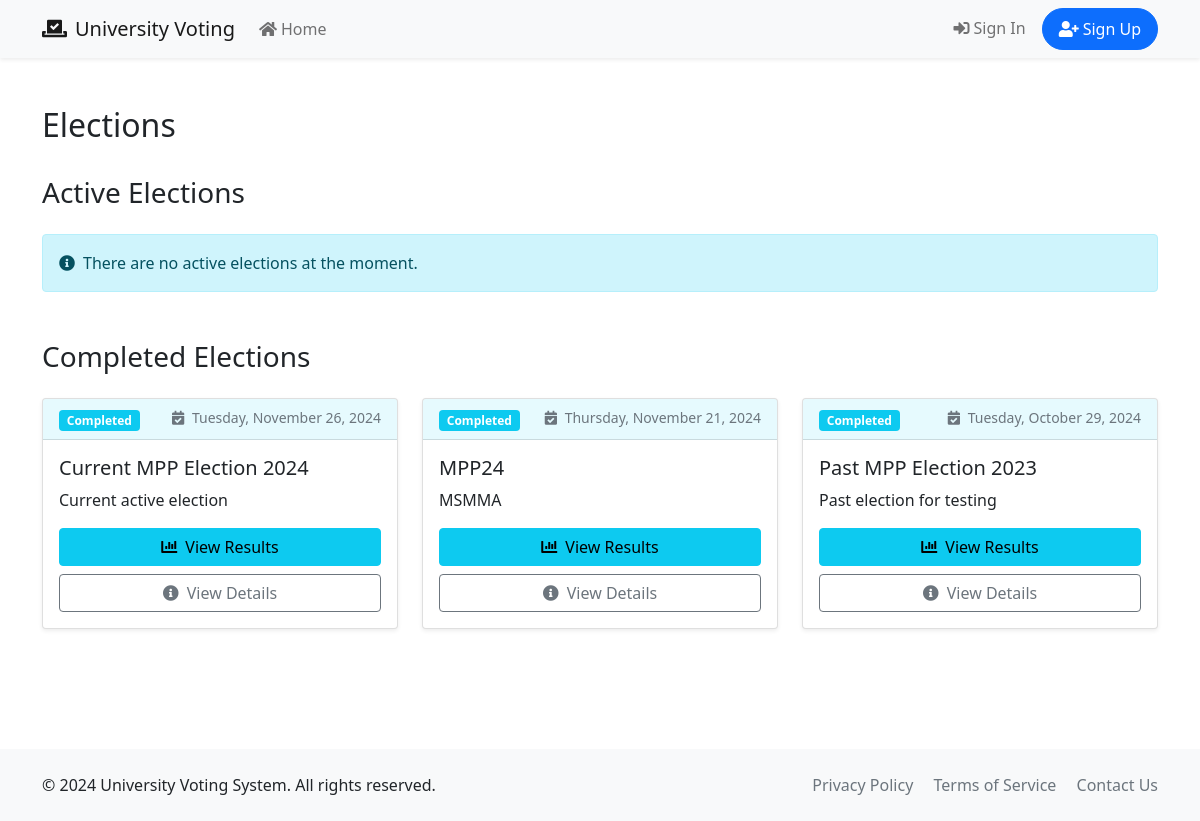
/elections/, run on the app's committed database.
### elections/models.py (models this page shows, shortened)
class Election(models.Model):
    title = models.CharField(max_length=200)
    description = models.TextField()
    start_date = models.DateTimeField()
    end_date = models.DateTimeField()
    manually_ended = models.BooleanField(default=False)
    is_active = models.BooleanField(default=True)
    created_at = models.DateTimeField(auto_now_add=True)
    updated_at = models.DateTimeField(auto_now=True)
    class Meta:
        ordering = ['-created_at']

### elections/views.py (the view)
# urls.py: path('', views.ElectionListView.as_view(), name='list'),
class ElectionListView(ListView):
    model = Election
    template_name = 'elections/election_list.html'
    context_object_name = 'elections'
    def get_context_data(self, **kwargs):
        context = super().get_context_data(**kwargs)
        now = datetime.now()
        context['active_elections'] = Election.objects.filter(
            is_active=True,
            start_date__lte=now,
            end_date__gte=now
        ).order_by('end_date')
        context['completed_elections'] = Election.objects.filter(
            end_date__lt=now
        ).order_by('-end_date')
        return context

### templates/elections/election_list.html (shortened to what this page needs)
{% extends 'base.html' %}
{% block content %}
<div class="container py-5">
    <div class="d-flex justify-content-between align-items-center mb-4">
        <h2>Elections</h2>
    </div>
    <div class="mb-5">
        <h3 class="mb-4">Active Elections</h3>
        {% if active_elections %}
        <div class="row">
            {% for election in active_elections %}
            <div class="col-md-6 col-lg-4 mb-4">
                <div class="card h-100 shadow-sm">
                    <div class="card-header bg-primary bg-opacity-10">
                        <span class="badge bg-primary">Active</span>
                        <small class="text-muted float-end">
                            <i class="fas fa-clock me-1"></i>
                            {% if election.end_date|timeuntil %}
                                Ends in {{ election.end_date|timeuntil }}
                            {% else %}
                                Ending today
                            {% endif %}
                        </small>
                    </div>
                    <div class="card-body">
                        <h5 class="card-title">{{ election.title }}</h5>
                        <p class="card-text">{{ election.description|truncatewords:30 }}</p>
                        <div class="d-grid gap-2">
                            <a href="{% url 'elections:detail' election.pk %}" class="btn btn-primary">
                                <i class="fas fa-info-circle me-2"></i>View Details
                            </a>
                        </div>
                    </div>
                </div>
            </div>
            {% endfor %}
        </div>
        {% else %}
        <div class="alert alert-info">
            <i class="fas fa-info-circle me-2"></i>There are no active elections at the moment.
        </div>
        {% endif %}
    </div>
    <div>
        <h3 class="mb-4">Completed Elections</h3>
        {% if completed_elections %}
        <div class="row">
            {% for election in completed_elections %}
            <div class="col-md-6 col-lg-4 mb-4">
                <div class="card h-100 shadow-sm">
                    <div class="card-header bg-info bg-opacity-10">
                        <span class="badge bg-info">Completed</span>
                        <small class="text-muted float-end">
                            <i class="fas fa-calendar-check me-1"></i>
                            {{ election.end_date|date:"l, F j, Y" }}
                        </small>
                    </div>
                    <div class="card-body">
                        <h5 class="card-title">{{ election.title }}</h5>
                        <p class="card-text">{{ election.description|truncatewords:30 }}</p>
                        <div class="d-grid gap-2">
                            <a href="{% url 'elections:election_results' election.pk %}" class="btn btn-info">
                                <i class="fas fa-chart-bar me-2"></i>View Results
                            </a>
                            <a href="{% url 'elections:detail' election.pk %}" class="btn btn-outline-secondary">
                                <i class="fas fa-info-circle me-2"></i>View Details
                            </a>
                        </div>
                    </div>
                </div>
            </div>
            {% endfor %}
        </div>
        {% else %}
        <div class="alert alert-info">
            <i class="fas fa-info-circle me-2"></i>There are no completed elections yet.
        </div>
        {% endif %}
    </div>
</div>
{% endblock %}

### data on the page
Election: end_date "Tuesday, November 26, 2024", title "Current MPP Election 2024", description "Current active election"
Election: end_date "Thursday, November 21, 2024", title "MPP24", description "MSMMA"
Election: end_date "Tuesday, October 29, 2024", title "Past MPP Election 2023", description "Past election for testing"
